Frame 1 (no input): blank canvas, image omitted
Frame 60 (no input): blank canvas, image omitted
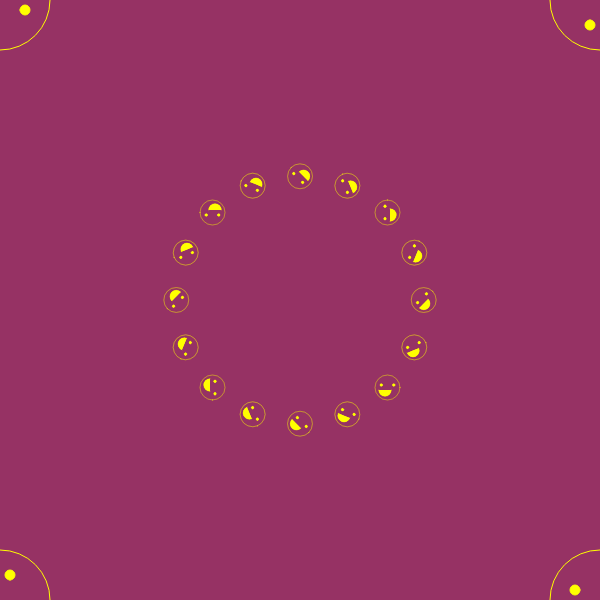
Frame 120 (the mouse pressed at the canvas centre since frame 60)

The p5.js sketch whose frames 1 and 60 were blank and that drew this single picture after the mouse press (run headless with seeded random() and noise() and a simulated clock; from frame 60 on, the mouse is pressed at the canvas centre):

// p5.js sketch
// ── sketch.js
//partner: Clara
//variables made to change the backgrounds color
var r= 150;
var g= 50;
var b= 250;
var xCol; 
var yCol;

function setup(){
  createCanvas(600,600);
}

function draw(){
  //backgrounds color affected by where the user presses their mouse
  r,g,b = mouseX/3;
  background (r,g,b);
  //smily face drawings are also affected by where the mouse is pressed
  if(mouseIsPressed){
    translate(width/2,height/2);
    for (var i = 0; i < 8; i++){
      push();
      rotate(QUARTER_PI * i);
      smile(mouseX,mouseY);
      for (var j = 0; j < 4; j++){
        push();
        rotate(QUARTER_PI * j/2);
        scale(0.25);
        translate(50,50);
        smile(mouseX,mouseY);
        pop();
      }
    translate();
    pop();
    }
  }
}
// three separate shape to make one shape
// two arguments 
function smile(xCol, yCol){
  stroke(xCol,yCol,0);
  noFill();
  //head
  ellipse(mouseX,mouseY,100,100);
  fill(xCol,yCol,0);
  //left eye
  ellipse(mouseX+25, mouseY-10, 10,10)
  //right eye
  ellipse(mouseX-25, mouseY-10, 10,10);
  //mouth
  arc(mouseX-10, mouseY+10, 50, 50, 0, PI);
} 
